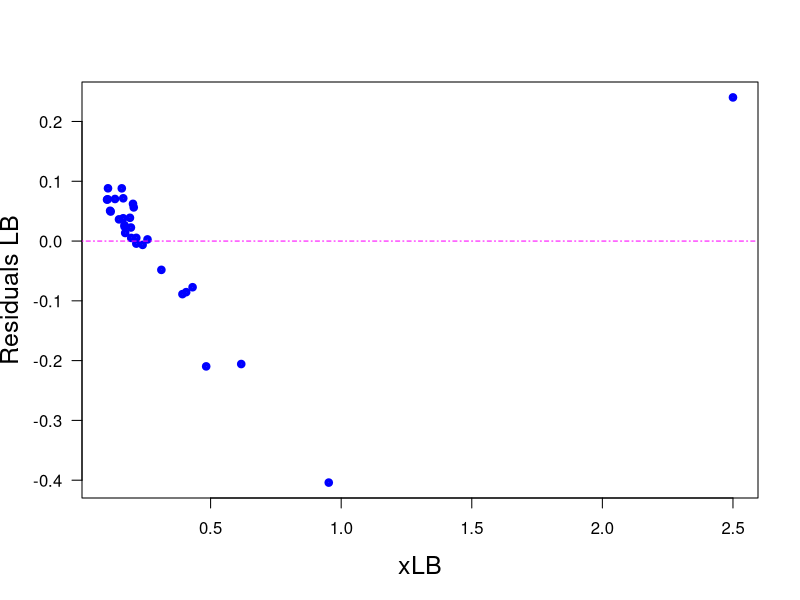

Generate this figure with R:
print('file: MM-LB1res.R')
print(date())
# Michaelis-Menten: estimate parameters using Lineweaver-Burk transformation
# data: I
x = c(0.40, 1.05, 1.62, 2.07, 2.32, 2.46, 2.55, 3.21, 3.87, 4.17, 4.64, 4.64, 
      4.86, 4.93, 5.10, 5.13,5.23, 5.78, 5.86, 5.87, 6.04, 6.05, 6.25, 6.70, 
      7.46, 8.51, 8.68, 9.33, 9.44, 9.66)
y = c(0.36, 1.54, 1.90, 2.54, 2.10, 2.25, 2.34, 2.56, 2.56, 2.75, 2.92, 2.84,
      2.54, 2.52, 3.00, 2.86,2.76, 3.13, 3.05, 3.03, 2.70, 2.97, 2.62, 3.13, 
      2.95, 3.31, 3.32, 3.02, 3.21, 3.24)
n = length(x); print(c(n,'n sample size'))
alpha = 4 # true Vmax
beta  = 2 # true half-saturation constant K
# print(c(alpha,beta,'alpha = Vmax, beta = K'))
# ---------------------------------------------------
print('(3) Lineweaver-Burk transformation:')
print('(3a) apply Lineweaver-Burk transformation:')
gamma = 1/alpha; print(c(gamma,'gamma   true y-intercept')) 
delta = beta/alpha; print(c(delta,'delta   true slope'))
xLB = 1/x; yLB = 1/y # Lineweaver-Burk transformation
# ---------------------------------------------------
# (3b) OLS of transformed data: apply lm()
LBs = summary(lm(yLB ~ xLB))
cEst = LBs$coefficients[1]; dEst = LBs$coefficients[2]
ucEst = LBs$coefficients[3]; udEst = LBs$coefficients[4]
print(c('cEst = ',round(cEst,3),'+-',round(ucEst,3)))
print(c('dEst = ',round(dEst,3),'+-',round(udEst,3)))
resLB = LBs$residuals
# ------------------------------------------------------------------
sflag = 14
if (sflag == 14) {
  # png('MichaelisResLB210228.png',width=16,height=16,units='cm',res=300)
  plot(xLB,resLB,type='p',lwd=4,col='blue',xlab='xLB',ylab='Residuals LB',las=1,
       cex=0.6,cex.lab=1.5)
  abline(h=0,col='magenta',lty=4)
  # dev.off()
}
# -----------------------------------------------------------------------------
# Results:
# "file: MM-LB1res.R"
# "Sun Dec 18 06:48:47 2022"
# "30"            "n sample size"
# "(3) Lineweaver-Burk transformation:"
# "(3a) apply Lineweaver-Burk transformation:"
# "0.25"          "gamma   true y-intercept"
# "0.5"           "delta   true slope"
# "cEst = " "0.14"    "+-"      "0.027"  
# "dEst = " "0.959"   "+-"      "0.049" 
# -----------------------------------------------------------------------------
